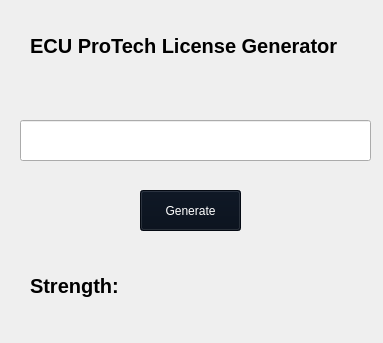
<?xml version="1.0" encoding="UTF-8"?>
<ui version="4.0">
 <class>Form</class>
 <widget class="QWidget" name="Form">
  <property name="geometry">
   <rect>
    <x>0</x>
    <y>0</y>
    <width>383</width>
    <height>343</height>
   </rect>
  </property>
  <property name="windowTitle">
   <string>Form</string>
  </property>
  <widget class="QLineEdit" name="license_box">
   <property name="geometry">
    <rect>
     <x>20</x>
     <y>120</y>
     <width>351</width>
     <height>41</height>
    </rect>
   </property>
  </widget>
  <widget class="QPushButton" name="generate_btn">
   <property name="geometry">
    <rect>
     <x>140</x>
     <y>190</y>
     <width>101</width>
     <height>41</height>
    </rect>
   </property>
   <property name="styleSheet">
    <string notr="true">QPushButton {
color: white;
background-color: rgb(5, 13, 25); 
border-bottom: 1px solid;
}

QPushButton:hover {
background-color: #F8485E;
}</string>
   </property>
   <property name="text">
    <string>Generate</string>
   </property>
  </widget>
  <widget class="QLabel" name="label">
   <property name="geometry">
    <rect>
     <x>30</x>
     <y>20</y>
     <width>321</width>
     <height>51</height>
    </rect>
   </property>
   <property name="styleSheet">
    <string notr="true">font-weight: bold;
font-size: 20px;
</string>
   </property>
   <property name="text">
    <string>ECU ProTech License Generator</string>
   </property>
  </widget>
  <widget class="QLabel" name="label_2">
   <property name="geometry">
    <rect>
     <x>30</x>
     <y>260</y>
     <width>101</width>
     <height>51</height>
    </rect>
   </property>
   <property name="styleSheet">
    <string notr="true">font-weight: bold;
font-size: 20px;
</string>
   </property>
   <property name="text">
    <string>Strength:</string>
   </property>
  </widget>
  <widget class="QLabel" name="license_strength">
   <property name="geometry">
    <rect>
     <x>140</x>
     <y>270</y>
     <width>81</width>
     <height>31</height>
    </rect>
   </property>
   <property name="styleSheet">
    <string notr="true">
font-size: 20px;
</string>
   </property>
   <property name="text">
    <string/>
   </property>
  </widget>
 </widget>
 <resources/>
 <connections/>
</ui>
